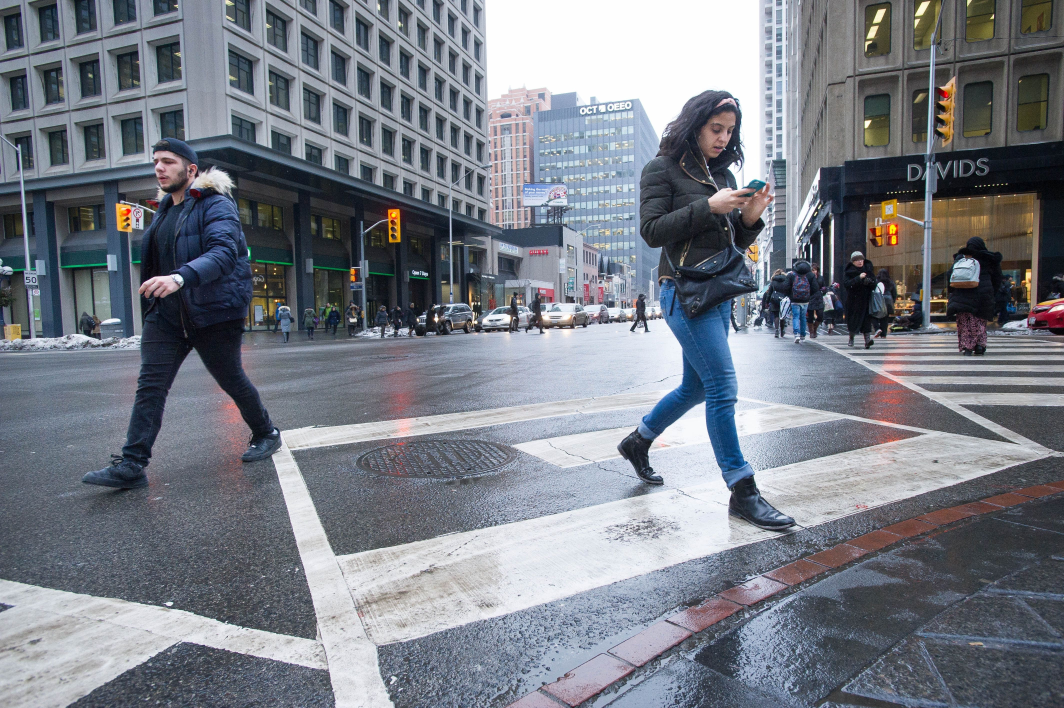
#> input picture Outstanding Projects/Pedestrian Detection/Pedestrian/2RJN2JG3QFEAFJDLTR76LC3S3U.jpg, 4256 x 2832 px (shown at 1/4 size); its folder holds only this picture in this run
$ jupyter execute 'Outstanding-Project-3_Pedestrian Detection Model.ipynb'
#> lines starting #> are read from the running program, lines starting #| are printed output that depends on the picture; after the words box and inside, x2 and y2 are one past the last pixel; in counts of white or black regions, pixels touching at a corner belong together
### Efficient Pedestrian Detection Model Using OpenCV
The idea behind object identification is to help computers detect and segregate between several objects. Although each human is unique and has various different features, all humans have some things in common. It's the general physical apperaence i.e face,legs,hands etc are commmon amongst most of us.
We can use computer vision to exploit this semi-rigid structure and extract features to quantify the human body. These features can be passed on to machine learning models that when trained can be used to detect and track humans in images and video streams. The idea is to identify the amalgamation of such features. Generally speaking every pedestrian walking on the side of the road wil have legs and heads, so if the model is able to detect such feaatures and takes multiple overlapping boxes and is able to reduce them to a single bounding box, we will be able to Detect a pedestrian.
###### This is called the non-maxima suppression algorithm

###### Importing required libraries

[cell 1]
from __future__ import print_function
from imutils.object_detection import non_max_suppression
from imutils import paths
import numpy as np
import argparse
import imutils
import cv2

Lucky for us OpenCV ships with a pre-trained HOG + Linear SVM model that can be used to perform pedestrian detection in both images and video streams. HOG stands for Histogram of Oriented Gradients.
We will be using that to our advantage

[cell 2]
hog = cv2.HOGDescriptor()
hog.setSVMDetector(cv2.HOGDescriptor_getDefaultPeopleDetector())

[cell 3]
originalImages=[]
Pedestrians=[]

We will be using the imutils library to extract images from the path and we will use OPENCV to read the images.
We will let the model detect pedestrians in the images. Then we will apply non-maxima suppression to the bounding boxes using a
fairly large overlap threshold to try to maintain overlapping boxes that are still people. This will help us gain and improved result. We will then use the boundraies to create boxes on the original images. Hopefully the part of the images within the boxes will be distinct human beings.

[cell 4]
for imagePath in paths.list_images("D:/Outstanding Project/Pedestrian"):
    # load the image and resize it to (1) reduce detection time
    # and (2) improve detection accuracy
    image = cv2.imread(imagePath)
#> image is the input picture: shape (2832, 4256, 3); mean B, G, R 133.9, 124.9, 120.2
    originalImages.append(image)
    image = imutils.resize(image, width=min(400, image.shape[1]))
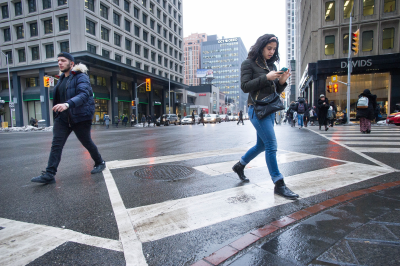
#> image: shape (266, 400, 3); mean B, G, R 133.9, 124.9, 120.2
    orig = image.copy()
    # detect people in the image
    (rects, weights) = hog.detectMultiScale(image, winStride=(4, 4),
        padding=(8, 8), scale=1.05)
#> rects = [[40, 38, 80, 160], [213, 12, 103, 206]]; weights = [0.265, 0.858]
    # draw the original bounding boxes
    for (x, y, w, h) in rects:
        cv2.rectangle(orig, (x, y), (x + w, y + h), (0, 0, 255), 2)
#> this loop made 2 passes
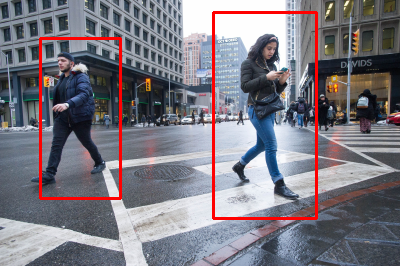
#> orig: shape (266, 400, 3); 3.09% of pixels changed, all inside (x1, y1, x2, y2) = (39, 11, 318, 220)

    rects = np.array([[x, y, x + w, y + h] for (x, y, w, h) in rects])
#> rects = [[40, 38, 120, 198], [213, 12, 316, 218]]
    pick = non_max_suppression(rects, probs=None, overlapThresh=0.65)
#> pick = [[213, 12, 316, 218], [40, 38, 120, 198]]
    # draw the final bounding boxes
    for (xA, yA, xB, yB) in pick:
        cv2.rectangle(image, (xA, yA), (xB, yB), (0, 255, 0), 2)
#> this loop made 2 passes
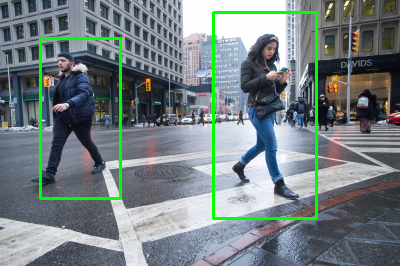
#> image: shape (266, 400, 3); 3.09% of pixels changed, all inside (x1, y1, x2, y2) = (39, 11, 318, 220)
    # show some information on the number of bounding boxes
    filename = imagePath[imagePath.rfind("/") + 1:]
    print("[INFO] {}: {} original boxes, {} after suppression".format(
        filename, len(rects), len(pick)))
#| [INFO] 2RJN2JG3QFEAFJDLTR76LC3S3U.jpg: 2 original boxes, 2 after suppression
    # show the output images
    cv2.imshow("Before NMS", orig)
    cv2.imshow("After NMS", image)
    Pedestrians.append(image)
    cv2.waitKey(0)

## Original Images

[cell 5]
import matplotlib.pyplot as plt
w=10
h=10
fig=plt.figure(figsize=(16, 16))
columns = 3
rows = 4
i=1
for imgs in originalImages:
    fig.add_subplot(rows, columns, i)
    plt.imshow(imgs)
    i+=1
#> this loop made 1 pass
#> i on pass 1: 2
#> after the loop, i = 2
plt.show()

### Images After Running our Pedestrian Detection model

[cell 6]
import matplotlib.pyplot as plt
w=10
h=10
fig=plt.figure(figsize=(16, 16))
columns = 3
rows = 4
i=1
for imgs in Pedestrians:
    fig.add_subplot(rows, columns, i)
    plt.imshow(imgs)
    i+=1
#> after the loop, i = 2
plt.show()

$ run again, on Outstanding Projects/Pedestrian Detection/Pedestrian/download.jpg
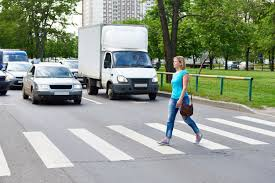
#> input picture Outstanding Projects/Pedestrian Detection/Pedestrian/download.jpg, 275 x 183 px
#> image is the input picture: shape (183, 275, 3); mean B, G, R 138.9, 153.1, 143.7
#> `(rects, weights) = hog.detectMultiScale(image, winStride=(4, 4), paddi..`: rects = [[138, 0, 88, 169]]; weights = [0.282]
#> the loop `for (x, y, w, h) in rects:` made 1 pass
#> after the loop `for (x, y, w, h) in rects:`:
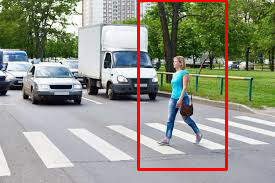
#> orig: shape (183, 275, 3); 2.88% of pixels changed, all inside (x1, y1, x2, y2) = (137, 0, 228, 171)
#> `rects = np.array([[x, y, x + w, y + h] for (x, y, w, h) in rects])`: rects = [[138, 0, 226, 169]]
#> the loop `for (xA, yA, xB, yB) in pick:` made 1 pass
#> after the loop `for (xA, yA, xB, yB) in pick:`:
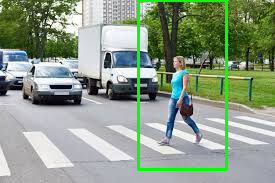
#> image: shape (183, 275, 3); 2.88% of pixels changed, all inside (x1, y1, x2, y2) = (137, 0, 228, 171)
#| [INFO] download.jpg: 1 original boxes, 1 after suppression
#> the loop `for imgs in originalImages:` made 1 pass
#> i on pass 1: 2
#> after the loop `for imgs in originalImages:`: i = 2
#> the loop `for imgs in Pedestrians:` made 1 pass

$ run again, on Outstanding Projects/Pedestrian Detection/Pedestrian/images.jpg
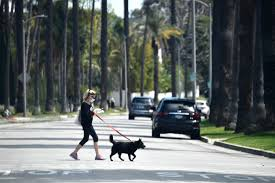
#> input picture Outstanding Projects/Pedestrian Detection/Pedestrian/images.jpg, 275 x 183 px
#> image is the input picture: shape (183, 275, 3); mean B, G, R 105, 105.6, 99.2
#> `(rects, weights) = hog.detectMultiScale(image, winStride=(4, 4), paddi..`: rects = [[80, 0, 68, 134]]; weights = [0.534]
#> the loop `for (x, y, w, h) in rects:` made 1 pass
#> after the loop `for (x, y, w, h) in rects:`:
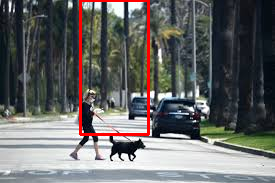
#> orig: shape (183, 275, 3); 2.26% of pixels changed, all inside (x1, y1, x2, y2) = (79, 0, 150, 136)
#> `rects = np.array([[x, y, x + w, y + h] for (x, y, w, h) in rects])`: rects = [[80, 0, 148, 134]]
#> the loop `for (xA, yA, xB, yB) in pick:` made 1 pass
#> after the loop `for (xA, yA, xB, yB) in pick:`:
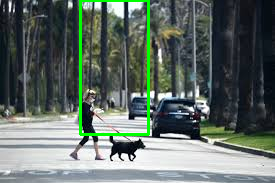
#> image: shape (183, 275, 3); 2.26% of pixels changed, all inside (x1, y1, x2, y2) = (79, 0, 150, 136)
#| [INFO] images.jpg: 1 original boxes, 1 after suppression
#> the loop `for imgs in originalImages:` made 1 pass
#> i on pass 1: 2
#> after the loop `for imgs in originalImages:`: i = 2
#> the loop `for imgs in Pedestrians:` made 1 pass

$ run again, on Outstanding Projects/Pedestrian Detection/Pedestrian/Pedestrians800x450.jpg
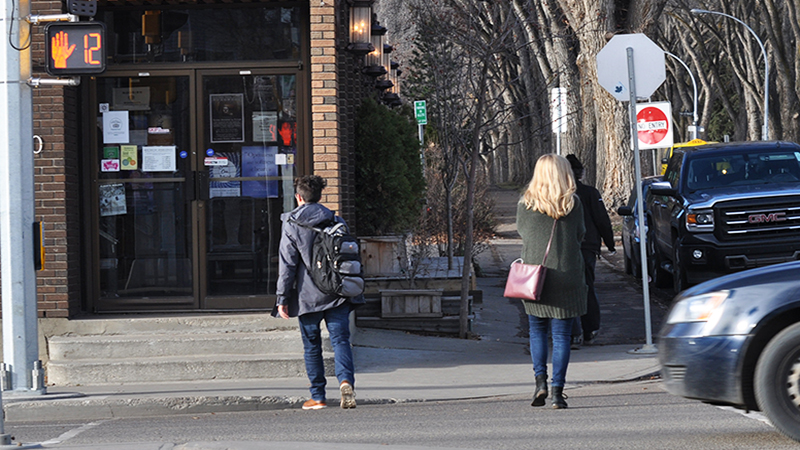
#> input picture Outstanding Projects/Pedestrian Detection/Pedestrian/Pedestrians800x450.jpg, 800 x 450 px
#> image is the input picture: shape (450, 800, 3); mean B, G, R 94.5, 90.9, 92.2
#> `(rects, weights) = hog.detectMultiScale(image, winStride=(4, 4), paddi..`: rects = [[122, 74, 76, 151], [240, 73, 78, 152]]; weights = [2.96, 2.08]
#> the loop `for (x, y, w, h) in rects:` made 2 passes
#> after the loop `for (x, y, w, h) in rects:`:
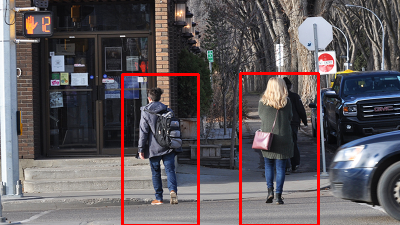
#> orig: shape (225, 400, 3); mean B, G, R 92, 88.5, 96.7
#> `rects = np.array([[x, y, x + w, y + h] for (x, y, w, h) in rects])`: rects = [[122, 74, 198, 225], [240, 73, 318, 225]]
#> pick = [[240, 73, 318, 225], [122, 74, 198, 225]]
#> the loop `for (xA, yA, xB, yB) in pick:` made 2 passes
#> after the loop `for (xA, yA, xB, yB) in pick:`:
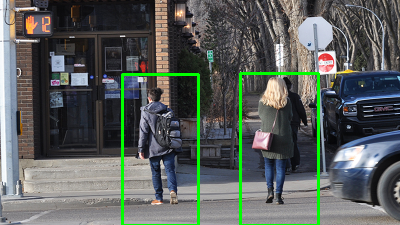
#> image: shape (225, 400, 3); mean B, G, R 92, 95.4, 89.8
#| [INFO] Pedestrians800x450.jpg: 2 original boxes, 2 after suppression
#> the loop `for imgs in originalImages:` made 1 pass
#> i on pass 1: 2
#> after the loop `for imgs in originalImages:`: i = 2
#> the loop `for imgs in Pedestrians:` made 1 pass
